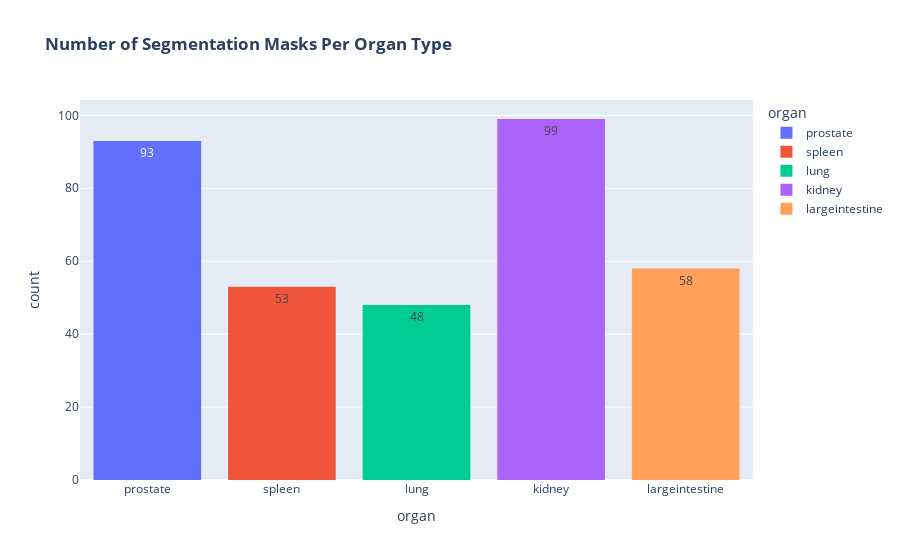

The notebook cell saved with this chart:
### Code cell
fig = px.histogram(train_df, "organ", color="organ", title="<b>Number of Segmentation Masks Per Organ Type</b>",text_auto=True,)
fig.show()

### Figure 1 — Plotly figure (JSON) as saved in the notebook; plotly's stock layout.template omitted (floating-point values rounded to 4 significant figures)
{"data": [{"alignmentgroup": "True", "bingroup": "x", "hovertemplate": "organ=%{x}<br>count=%{y}<extra></extra>", "legendgroup": "prostate", "marker": {"color": "#636efa", "pattern": {"shape": ""}}, "name": "prostate", "offsetgroup": "prostate", "orientation": "v", "showlegend": true, "texttemplate": "%{value}", "type": "histogram", "x": ["prostate", "prostate", "prostate", "prostate", "prostate", "prostate", "prostate", "prostate", "prostate", "prostate", "prostate", "prostate", "prostate", "prostate", "prostate", "prostate", "prostate", "prostate", "prostate", "prostate", "prostate", "prostate", "prostate", "prostate", "prostate", "prostate", "prostate", "prostate", "prostate", "prostate", "prostate", "prostate", "prostate", "prostate", "prostate", "prostate", "prostate", "prostate", "prostate", "prostate", "prostate", "prostate", "prostate", "prostate", "prostate", "prostate", "prostate", "prostate", "prostate", "prostate", "prostate", "prostate", "prostate", "prostate", "prostate", "prostate", "prostate", "prostate", "prostate", "prostate", "prostate", "prostate", "prostate", "prostate", "prostate", "prostate", "prostate", "prostate", "prostate", "prostate", "prostate", "prostate", "prostate", "prostate", "prostate", "prostate", "prostate", "prostate", "prostate", "prostate", "prostate", "prostate", "prostate", "prostate", "prostate", "prostate", "prostate", "prostate", "prostate", "prostate", "prostate", "prostate", "prostate"], "xaxis": "x", "yaxis": "y"}, {"alignmentgroup": "True", "bingroup": "x", "hovertemplate": "organ=%{x}<br>count=%{y}<extra></extra>", "legendgroup": "spleen", "marker": {"color": "#EF553B", "pattern": {"shape": ""}}, "name": "spleen", "offsetgroup": "spleen", "orientation": "v", "showlegend": true, "texttemplate": "%{value}", "type": "histogram", "x": ["spleen", "spleen", "spleen", "spleen", "spleen", "spleen", "spleen", "spleen", "spleen", "spleen", "spleen", "spleen", "spleen", "spleen", "spleen", "spleen", "spleen", "spleen", "spleen", "spleen", "spleen", "spleen", "spleen", "spleen", "spleen", "spleen", "spleen", "spleen", "spleen", "spleen", "spleen", "spleen", "spleen", "spleen", "spleen", "spleen", "spleen", "spleen", "spleen", "spleen", "spleen", "spleen", "spleen", "spleen", "spleen", "spleen", "spleen", "spleen", "spleen", "spleen", "spleen", "spleen", "spleen"], "xaxis": "x", "yaxis": "y"}, {"alignmentgroup": "True", "bingroup": "x", "hovertemplate": "organ=%{x}<br>count=%{y}<extra></extra>", "legendgroup": "lung", "marker": {"color": "#00cc96", "pattern": {"shape": ""}}, "name": "lung", "offsetgroup": "lung", "orientation": "v", "showlegend": true, "texttemplate": "%{value}", "type": "histogram", "x": ["lung", "lung", "lung", "lung", "lung", "lung", "lung", "lung", "lung", "lung", "lung", "lung", "lung", "lung", "lung", "lung", "lung", "lung", "lung", "lung", "lung", "lung", "lung", "lung", "lung", "lung", "lung", "lung", "lung", "lung", "lung", "lung", "lung", "lung", "lung", "lung", "lung", "lung", "lung", "lung", "lung", "lung", "lung", "lung", "lung", "lung", "lung", "lung"], "xaxis": "x", "yaxis": "y"}, {"alignmentgroup": "True", "bingroup": "x", "hovertemplate": "organ=%{x}<br>count=%{y}<extra></extra>", "legendgroup": "kidney", "marker": {"color": "#ab63fa", "pattern": {"shape": ""}}, "name": "kidney", "offsetgroup": "kidney", "orientation": "v", "showlegend": true, "texttemplate": "%{value}", "type": "histogram", "x": ["kidney", "kidney", "kidney", "kidney", "kidney", "kidney", "kidney", "kidney", "kidney", "kidney", "kidney", "kidney", "kidney", "kidney", "kidney", "kidney", "kidney", "kidney", "kidney", "kidney", "kidney", "kidney", "kidney", "kidney", "kidney", "kidney", "kidney", "kidney", "kidney", "kidney", "kidney", "kidney", "kidney", "kidney", "kidney", "kidney", "kidney", "kidney", "kidney", "kidney", "kidney", "kidney", "kidney", "kidney", "kidney", "kidney", "kidney", "kidney", "kidney", "kidney", "kidney", "kidney", "kidney", "kidney", "kidney", "kidney", "kidney", "kidney", "kidney", "kidney", "kidney", "kidney", "kidney", "kidney", "kidney", "kidney", "kidney", "kidney", "kidney", "kidney", "kidney", "kidney", "kidney", "kidney", "kidney", "kidney", "kidney", "kidney", "kidney", "kidney", "kidney", "kidney", "kidney", "kidney", "kidney", "kidney", "kidney", "kidney", "kidney", "kidney", "kidney", "kidney", "kidney", "kidney", "kidney", "kidney", "kidney", "kidney", "kidney"], "xaxis": "x", "yaxis": "y"}, {"alignmentgroup": "True", "bingroup": "x", "hovertemplate": "organ=%{x}<br>count=%{y}<extra></extra>", "legendgroup": "largeintestine", "marker": {"color": "#FFA15A", "pattern": {"shape": ""}}, "name": "largeintestine", "offsetgroup": "largeintestine", "orientation": "v", "showlegend": true, "texttemplate": "%{value}", "type": "histogram", "x": ["largeintestine", "largeintestine", "largeintestine", "largeintestine", "largeintestine", "largeintestine", "largeintestine", "largeintestine", "largeintestine", "largeintestine", "largeintestine", "largeintestine", "largeintestine", "largeintestine", "largeintestine", "largeintestine", "largeintestine", "largeintestine", "largeintestine", "largeintestine", "largeintestine", "largeintestine", "largeintestine", "largeintestine", "largeintestine", "largeintestine", "largeintestine", "largeintestine", "largeintestine", "largeintestine", "largeintestine", "largeintestine", "largeintestine", "largeintestine", "largeintestine", "largeintestine", "largeintestine", "largeintestine", "largeintestine", "largeintestine", "largeintestine", "largeintestine", "largeintestine", "largeintestine", "largeintestine", "largeintestine", "largeintestine", "largeintestine", "largeintestine", "largeintestine", "largeintestine", "largeintestine", "largeintestine", "largeintestine", "largeintestine", "largeintestine", "largeintestine", "largeintestine"], "xaxis": "x", "yaxis": "y"}], "layout": {"barmode": "relative", "legend": {"title": {"text": "organ"}, "tracegroupgap": 0}, "title": {"text": "<b>Number of Segmentation Masks Per Organ Type</b>"}, "xaxis": {"anchor": "y", "categoryarray": ["prostate", "spleen", "lung", "kidney", "largeintestine"], "categoryorder": "array", "domain": [0, 1], "title": {"text": "organ"}}, "yaxis": {"anchor": "x", "domain": [0, 1], "title": {"text": "count"}}}}
